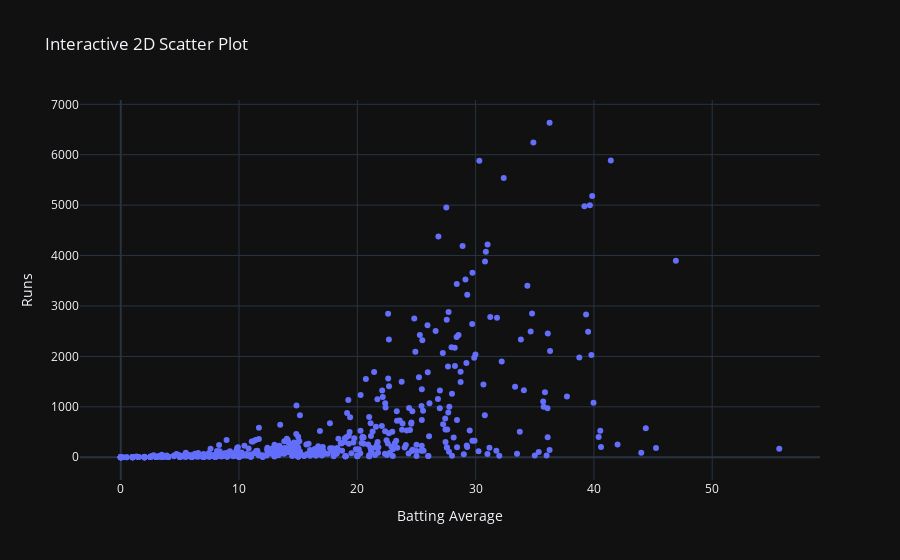

The cell this chart's notebook holds for it:
### Code cell
import plotly.express as px

# Create an interactive 2D scatter plot with Plotly
fig = px.scatter(bat, x='avg', y='runs', title="Interactive 2D Scatter Plot",
                 labels={'avg': 'Batting Average', 'runs': 'Runs'},
                 template='plotly_dark')

# Show interactive plot
fig.show()

### Figure 1 — Plotly figure (JSON) as saved in the notebook; plotly's stock layout.template omitted (floating-point values rounded to 4 significant figures; data arrays with more than 128 entries replaced by an {"elided": "..."} marker saying what was removed)
{"data": [{"hovertemplate": "Batting Average=%{x}<br>Runs=%{y}<extra></extra>", "legendgroup": "", "marker": {"color": "#636efa", "symbol": "circle"}, "mode": "markers", "name": "", "orientation": "v", "showlegend": false, "type": "scatter", "x": {"elided": "605 float values"}, "xaxis": "x", "y": {"elided": "605 int values"}, "yaxis": "y"}], "layout": {"legend": {"tracegroupgap": 0}, "title": {"text": "Interactive 2D Scatter Plot"}, "xaxis": {"anchor": "y", "domain": [0, 1], "title": {"text": "Batting Average"}}, "yaxis": {"anchor": "x", "domain": [0, 1], "title": {"text": "Runs"}}}}
